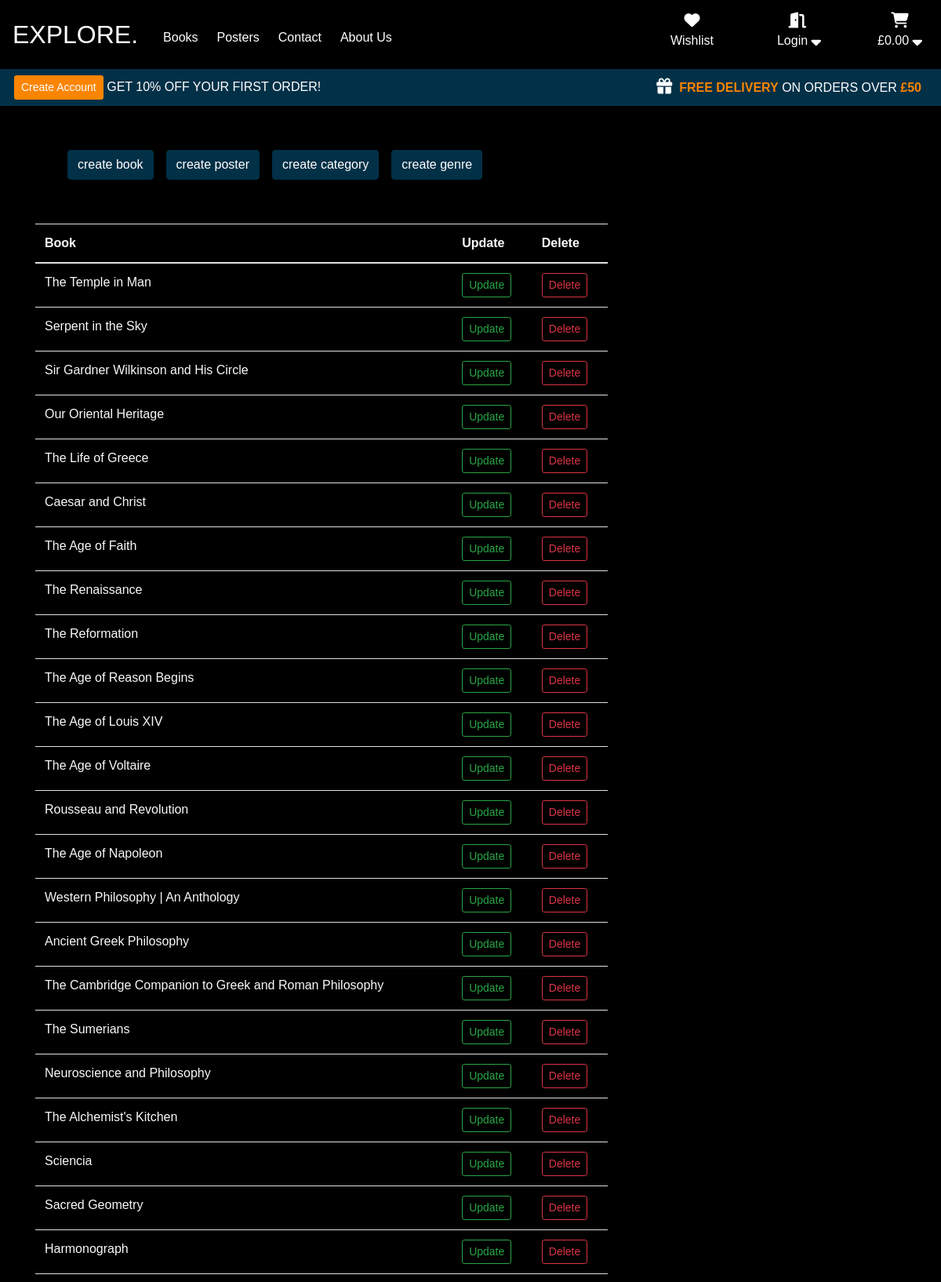
Screenshot of /crud/manage/ (upper part) with the database file from the repository.
### products/models.py (models this page shows, shortened)
class Books(models.Model):
    class Meta:
        verbose_name_plural = 'Books'
    title = models.CharField(max_length=254, verbose_name="Book Title", help_text="The Book Title")
    code = models.CharField(max_length=19, null=True, blank=True, help_text="Unique 19 digit product code")
    category = models.ForeignKey(Category, on_delete=models.CASCADE, default=1, help_text="Book Category")
    author = models.CharField(max_length=64, help_text="Book Author")
    publisher = models.CharField(max_length=64, help_text="Book Publisher")
    genre = models.ForeignKey(Genre, on_delete=models.CASCADE, help_text="Book Genre")
    subtitle = models.TextField(max_length=254, help_text="Book Subtitle")
    description = models.TextField(help_text="Book Description")
    price = models.DecimalField(max_digits=6, decimal_places=2, help_text="Book Price")
    rating = models.DecimalField(max_digits=2, decimal_places=1, null=True, blank=True, help_text="Book Rating")
    google_url = models.URLField(max_length=1024, null=True, blank=True, help_text="A Url to the book on google books")
    thumbnail_url = models.URLField(max_length=1024, null=True, blank=True, help_text="Thumbnail Url Address")
    thumbnail = models.ImageField(null=True, blank=True, verbose_name="Book Cover Thumbnail Image")
    image_url = models.URLField(max_length=1024, null=True, blank=True, help_text="Image URL Address")
    image = models.ImageField(null=True, blank=True, verbose_name="Book Cover Image")
    user_book_wishlist = models.ManyToManyField(User, related_name="user_book_wishlist", blank=True)

### crud/views.py (the view)
# urls.py: path('manage/', views.manage, name='manage_products'),
def manage(request):
    books = Books.objects.all()
    posters = Posters.objects.all()
    genres = Genre.objects.all()
    categories = Category.objects.all()
    context = {
        'books': books,
        'posters': posters,
        'genres': genres,
        'categories': categories,
    }
    template = 'crud/manage.html'
    return render(request, template, context)

### crud/templates/crud/manage.html (shortened to what this page needs)
{% extends "base.html" %}
{% load static %}
{% block extra_css %}
 <link rel="stylesheet" href="{% static 'crud/css/crud.css' %}">
{% endblock %}
{% block content %}
    <section class="container crud-container">
        <div class="row p-5">
            <a href="{% url 'create_book' %}" class="btn btn-outline-primary m-2">create book</a>
            <br>
            <a href="{% url 'create_poster' %}" class="btn btn-outline-primary m-2">create poster</a>
            <br>
            <a href="{% url 'create_category' %}" class="btn btn-outline-primary m-2">create category</a>
            <br>
            <a href="{% url 'create_genre' %}" class="btn btn-outline-primary m-2">create genre</a>
        </div>
        <div class="row">
            <div class="col-12 col-lg-8">
                <table class="table text-light">
                    <thead>
                        <tr>
                            <th>Book</th>
                            <th>Update</th>
                            <th>Delete</th>
                        </tr>
                    </thead>
                    <tbody>
                        {% for book in books %}
                        <tr>
                            <td>{{ book.title }}</td>
                            <td><a href="{% url 'update_book' book.id %}" class="btn btn-sm btn-outline-success">Update</a></td>
                            <td><a href="{% url 'delete_book' book.id %}" class="btn btn-sm btn-outline-danger">Delete</a></td>
                        </tr>
                        {% endfor %}
                    </tbody>
                </table>
            </div>
        </div>
    </section>
{% endblock %}

### static/css/base.css (style rules this page uses)
:root { --light-blue: #8ECAE6; --blue: #219EBC; --dark-blue: #023047; --yellow: #FFB703; --orange: #FB8500; --red: #d62828; --hero-txt-bg: rgba(148, 121, 135, 0) }
*, *::before, *::after { box-sizing: border-box; }
html, body { height: 100%; width: 100%; margin: 0; }
body { background: black; color: white; font-family: 'Montserrat', sans-serif; font-weight: 400; display: flex; flex-direction: column; }
.btn-outline-primary { background: var(--dark-blue); color: white; border-color: var(--dark-blue); }

### crud/static/crud/css/crud.css (style rules this page uses)
.crud-container { flex: 1 0 auto; color: black; }

### rows the page displays
Books: title "The Temple in Man"
Books: title "Serpent in the Sky"
Books: title "Sir Gardner Wilkinson and His Circle"
Books: title "Our Oriental Heritage"
Books: title "The Life of Greece"
Books: title "Caesar and Christ"
Books: title "The Age of Faith"
Books: title "The Renaissance"
Books: title "The Reformation"
Books: title "The Age of Reason Begins"
Books: title "The Age of Louis XIV"
Books: title "The Age of Voltaire"
Books: title "Rousseau and Revolution"
Books: title "The Age of Napoleon"
Books: title "Western Philosophy | An Anthology"
Books: title "Ancient Greek Philosophy"
Books: title "The Cambridge Companion to Greek and Roman Philosophy"
Books: title "The Sumerians"
Books: title "Neuroscience and Philosophy"
Books: title "The Alchemist's Kitchen"
Books: title "Sciencia"
Books: title "Sacred Geometry"
Books: title "Harmonograph"
